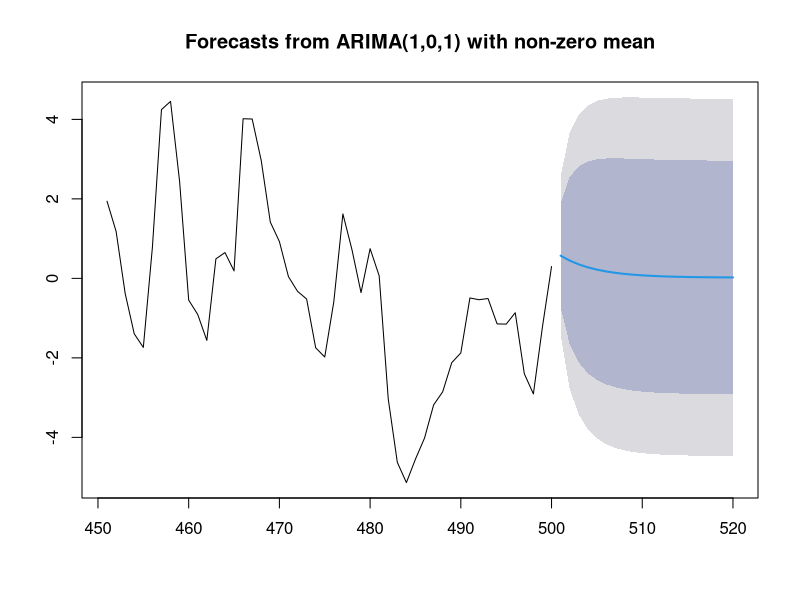
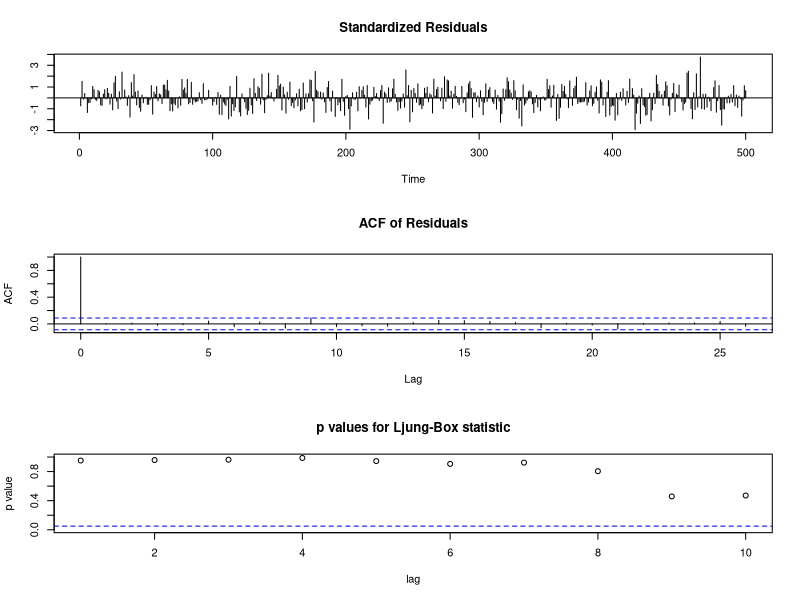
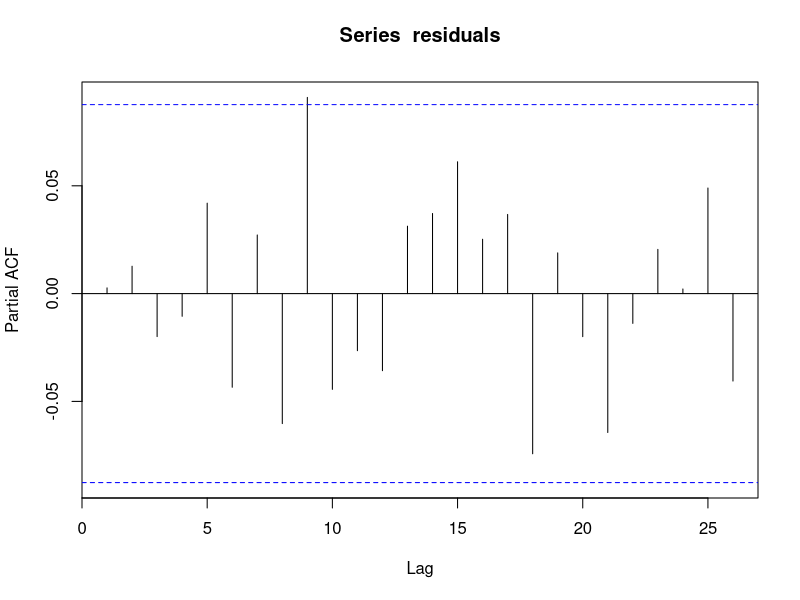
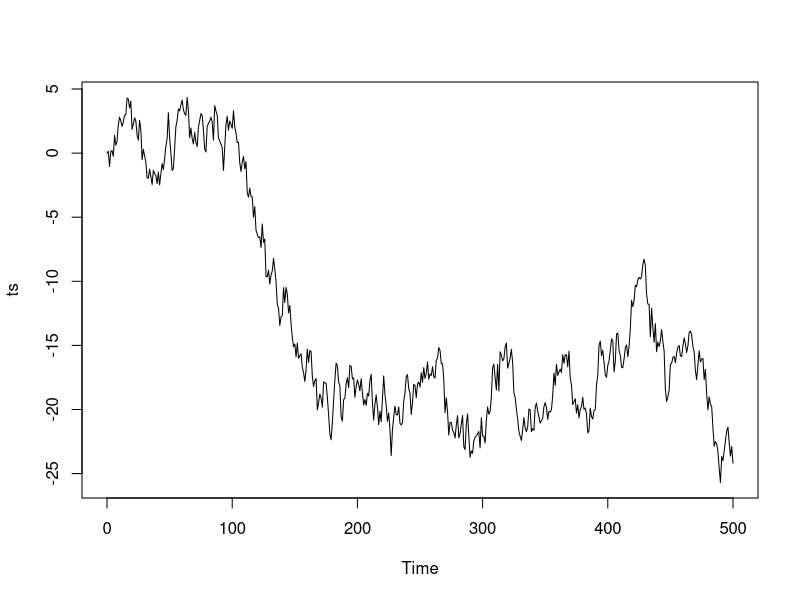
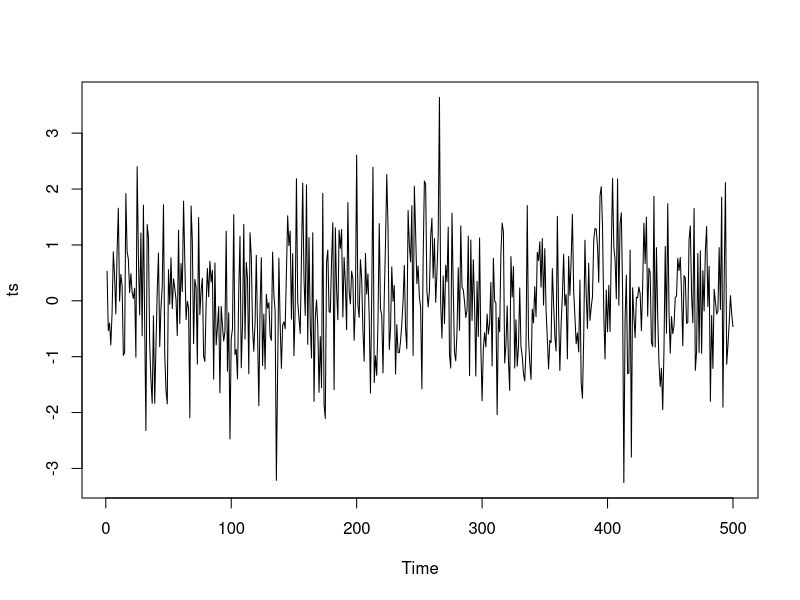
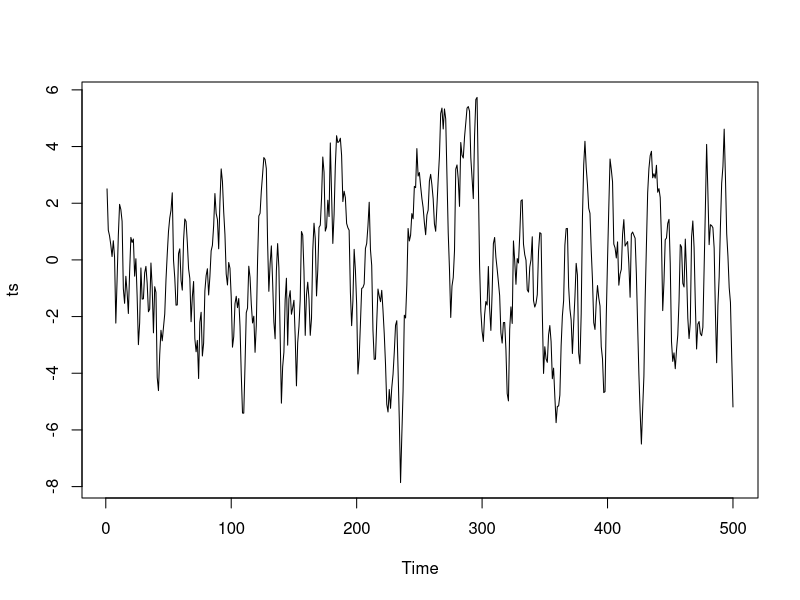

These figures' R source, in order:
# Before we start -- take a look at the diagram on Page 8 of your notes

# First, forecasting
library("forecast")
# if forecast libray is not installed, use
# install.packages("forecast")
# simulate an ARMA(1,1) process
set.seed(1)
ts<-arima.sim(list(ar=0.8, ma=0.5),n=500)
# automatically fit ARIMA using AIC
auto.arima(ts)
fit <- Arima(ts,c(1,0,1))

# Forecasting, 20 steps ahead and plot the outcome (with 80% and 95% bands)
forecast(fit,20)
plot(forecast(fit,20),include=50)



# Second, model diagnostics
tsdiag(fit)

# Alternatively, you can get the residuals and operate on them directly
residuals <- fit$residuals
# e.g., look at the PACF plot
pacf(residuals)
# Get the p-value of Ljung-Box for a specific lag 
Box.test(residuals, lag=5, type="Ljung-Box")



# Third, for unit root test
# first, load the tseries library that contains ADF test
library("tseries")
# generate a random walk
ts<-arima.sim(list(order=c(0,1,0)),n=500)
plot(ts)
# DF test (so lag = 0)
adf.test(ts, k=0)
# ADF test (with default choice of lags)
adf.test(ts)

# generate white noise and test
ts<-arima.sim(list(order=c(0,0,0)),n=500)
plot(ts)
adf.test(ts)

# generate stationary ARMA and test
ts<-arima.sim(list(ar=0.8, ma=0.5),n=500)
plot(ts)
adf.test(ts)
